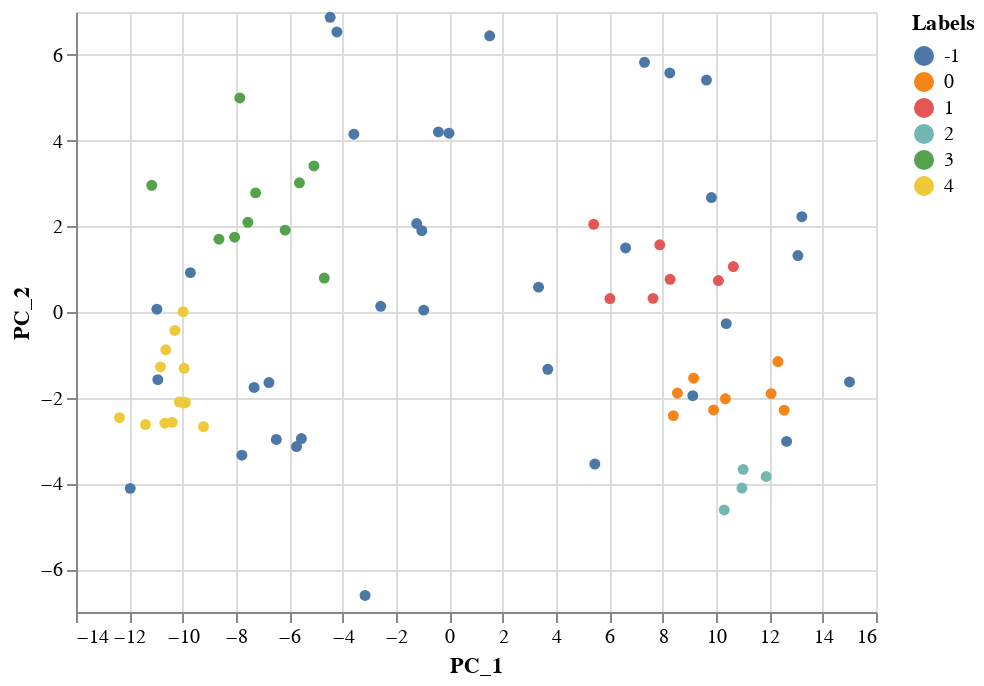

Here is the notebook cell this chart was saved with:
### Code cell
# Visualize clusters, since there are no centroids, we are sending bogus array
optics_chart = visualize_with_pca (scaled_mags_df, optics_predicted, np.empty([optics_predicted.shape[0], 1], dtype=int))
optics_chart

### Figure 1 — Vega-Lite specification as saved in the notebook (floating-point values rounded to 4 significant figures)
{"config": {"view": {"continuousWidth": 400, "continuousHeight": 300}}, "data": {"name": "data-65591cc21fdb097a8c72ca7a4cb32ac8"}, "mark": {"type": "circle", "opacity": 1}, "encoding": {"color": {"type": "nominal", "field": "Labels", "legend": {}}, "x": {"type": "quantitative", "field": "PC_1"}, "y": {"type": "quantitative", "field": "PC_2"}}, "$schema": "https://vega.github.io/schema/vega-lite/v4.8.1.json", "datasets": {"data-65591cc21fdb097a8c72ca7a4cb32ac8": [{"PC_1": 13.22, "PC_2": 2.225, "Labels": -1}, {"PC_1": 10.35, "PC_2": -2.025, "Labels": 0}, {"PC_1": -9.22, "PC_2": -2.675, "Labels": 4}, {"PC_1": -4.216, "PC_2": 6.534, "Labels": -1}, {"PC_1": -10.39, "PC_2": -2.574, "Labels": 4}, {"PC_1": -10.63, "PC_2": -0.8818, "Labels": 4}, {"PC_1": -2.572, "PC_2": 0.1329, "Labels": -1}, {"PC_1": 12.56, "PC_2": -2.291, "Labels": 0}, {"PC_1": -7.265, "PC_2": 2.779, "Labels": 3}, {"PC_1": -9.899, "PC_2": -2.11, "Labels": 4}, {"PC_1": 8.402, "PC_2": -2.417, "Labels": 0}, {"PC_1": -9.711, "PC_2": 0.9185, "Labels": -1}, {"PC_1": -0.9589, "PC_2": 0.0437, "Labels": -1}, {"PC_1": 9.91, "PC_2": -2.286, "Labels": 0}, {"PC_1": -1.032, "PC_2": 1.898, "Labels": -1}, {"PC_1": -4.689, "PC_2": 0.7912, "Labels": 3}, {"PC_1": 5.413, "PC_2": 2.045, "Labels": 1}, {"PC_1": -3.159, "PC_2": -6.615, "Labels": -1}, {"PC_1": -12.37, "PC_2": -2.464, "Labels": 4}, {"PC_1": -8.053, "PC_2": 1.745, "Labels": 3}, {"PC_1": 3.691, "PC_2": -1.338, "Labels": -1}, {"PC_1": -9.957, "PC_2": -2.125, "Labels": 4}, {"PC_1": 13.07, "PC_2": 1.317, "Labels": -1}, {"PC_1": 6.023, "PC_2": 0.3147, "Labels": 1}, {"PC_1": -10.67, "PC_2": -2.594, "Labels": 4}, {"PC_1": -5.547, "PC_2": -2.953, "Labels": -1}, {"PC_1": -11.39, "PC_2": -2.627, "Labels": 4}, {"PC_1": -9.943, "PC_2": -1.314, "Labels": 4}, {"PC_1": 9.643, "PC_2": 5.413, "Labels": -1}, {"PC_1": 12.65, "PC_2": -3.019, "Labels": -1}, {"PC_1": -6.764, "PC_2": -1.646, "Labels": -1}, {"PC_1": -10.93, "PC_2": -1.578, "Labels": -1}, {"PC_1": 8.266, "PC_2": 5.577, "Labels": -1}, {"PC_1": 7.638, "PC_2": 0.3184, "Labels": 1}, {"PC_1": 5.457, "PC_2": -3.548, "Labels": -1}, {"PC_1": 15.01, "PC_2": -1.633, "Labels": -1}, {"PC_1": -3.579, "PC_2": 4.148, "Labels": -1}, {"PC_1": 9.828, "PC_2": 2.671, "Labels": -1}, {"PC_1": -10.13, "PC_2": -2.096, "Labels": 4}, {"PC_1": -1.225, "PC_2": 2.063, "Labels": -1}, {"PC_1": 9.13, "PC_2": -1.954, "Labels": -1}, {"PC_1": -10.29, "PC_2": -0.4299, "Labels": 4}, {"PC_1": -0.01392, "PC_2": 4.173, "Labels": -1}, {"PC_1": -7.78, "PC_2": -3.341, "Labels": -1}, {"PC_1": -8.64, "PC_2": 1.699, "Labels": 3}, {"PC_1": 12.32, "PC_2": -1.156, "Labels": 0}, {"PC_1": -7.553, "PC_2": 2.094, "Labels": 3}, {"PC_1": 8.279, "PC_2": 0.763, "Labels": 1}, {"PC_1": -10.97, "PC_2": 0.06491, "Labels": -1}, {"PC_1": 3.346, "PC_2": 0.5802, "Labels": -1}, {"PC_1": -7.321, "PC_2": -1.76, "Labels": -1}, {"PC_1": -5.73, "PC_2": -3.139, "Labels": -1}, {"PC_1": -9.984, "PC_2": 0.009268, "Labels": 4}, {"PC_1": -6.157, "PC_2": 1.91, "Labels": 3}, {"PC_1": -7.857, "PC_2": 4.994, "Labels": 3}, {"PC_1": 7.892, "PC_2": 1.568, "Labels": 1}, {"PC_1": 11.02, "PC_2": -3.672, "Labels": 2}, {"PC_1": 8.554, "PC_2": -1.891, "Labels": 0}, {"PC_1": 12.07, "PC_2": -1.904, "Labels": 0}, {"PC_1": -11.16, "PC_2": 2.956, "Labels": 3}, {"PC_1": -10.83, "PC_2": -1.281, "Labels": 4}, {"PC_1": 6.609, "PC_2": 1.495, "Labels": -1}, {"PC_1": -0.4096, "PC_2": 4.203, "Labels": -1}, {"PC_1": 10.09, "PC_2": 0.7345, "Labels": 1}, {"PC_1": -11.97, "PC_2": -4.115, "Labels": -1}, {"PC_1": 1.514, "PC_2": 6.445, "Labels": -1}, {"PC_1": -6.488, "PC_2": -2.974, "Labels": -1}, {"PC_1": 10.31, "PC_2": -4.619, "Labels": 2}, {"PC_1": -4.47, "PC_2": 6.876, "Labels": -1}, {"PC_1": 10.97, "PC_2": -4.107, "Labels": 2}, {"PC_1": 10.38, "PC_2": -0.2707, "Labels": -1}, {"PC_1": 10.65, "PC_2": 1.061, "Labels": 1}, {"PC_1": -5.621, "PC_2": 3.015, "Labels": 3}, {"PC_1": -5.076, "PC_2": 3.407, "Labels": 3}, {"PC_1": 9.161, "PC_2": -1.545, "Labels": 0}, {"PC_1": 11.88, "PC_2": -3.838, "Labels": 2}, {"PC_1": 7.319, "PC_2": 5.826, "Labels": -1}]}}
